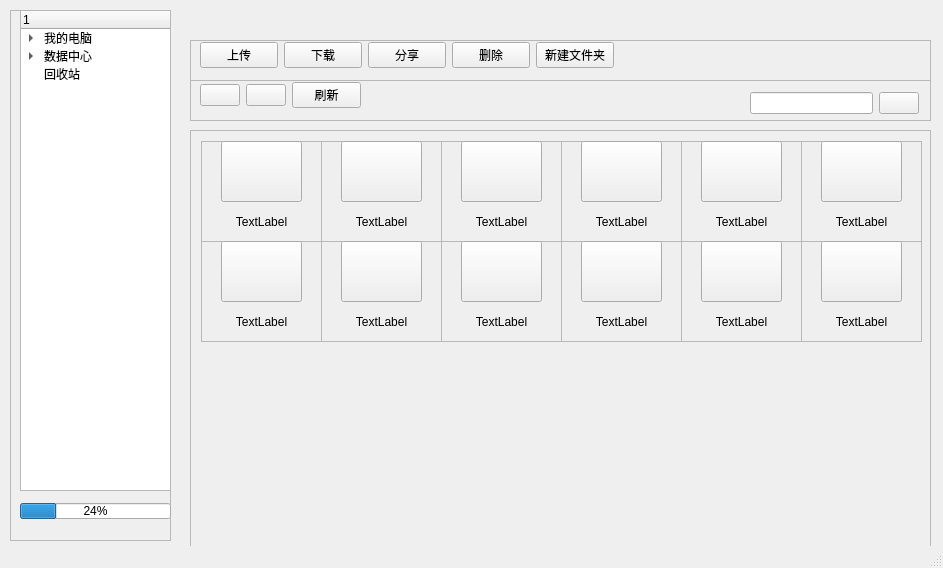
<?xml version="1.0" encoding="UTF-8"?>
<ui version="4.0">
 <class>MainWindow</class>
 <widget class="QMainWindow" name="MainWindow">
  <property name="geometry">
   <rect>
    <x>0</x>
    <y>0</y>
    <width>943</width>
    <height>568</height>
   </rect>
  </property>
  <property name="contextMenuPolicy">
   <enum>Qt::NoContextMenu</enum>
  </property>
  <property name="windowTitle">
   <string>MainWindow</string>
  </property>
  <property name="layoutDirection">
   <enum>Qt::LeftToRight</enum>
  </property>
  <property name="autoFillBackground">
   <bool>false</bool>
  </property>
  <widget class="QWidget" name="centralwidget">
   <widget class="QFrame" name="frame">
    <property name="geometry">
     <rect>
      <x>10</x>
      <y>10</y>
      <width>161</width>
      <height>531</height>
     </rect>
    </property>
    <property name="autoFillBackground">
     <bool>true</bool>
    </property>
    <property name="frameShape">
     <enum>QFrame::StyledPanel</enum>
    </property>
    <property name="frameShadow">
     <enum>QFrame::Raised</enum>
    </property>
    <widget class="QTreeWidget" name="treeWidget">
     <property name="geometry">
      <rect>
       <x>10</x>
       <y>0</y>
       <width>151</width>
       <height>481</height>
      </rect>
     </property>
     <column>
      <property name="text">
       <string/>
      </property>
     </column>
     <item>
      <property name="text">
       <string>我的电脑</string>
      </property>
      <property name="icon">
       <iconset>
        <normaloff>C:/Users/Administrator/Desktop/矢量图/电脑.png</normaloff>C:/Users/Administrator/Desktop/矢量图/电脑.png</iconset>
      </property>
      <item>
       <property name="text">
        <string>C盘</string>
       </property>
      </item>
      <item>
       <property name="text">
        <string>D盘</string>
       </property>
      </item>
      <item>
       <property name="text">
        <string>E盘</string>
       </property>
      </item>
     </item>
     <item>
      <property name="text">
       <string>数据中心</string>
      </property>
      <property name="icon">
       <iconset>
        <normaloff>C:/Users/Administrator/Desktop/矢量图/文档.png</normaloff>C:/Users/Administrator/Desktop/矢量图/文档.png</iconset>
      </property>
      <item>
       <property name="text">
        <string>图片</string>
       </property>
      </item>
      <item>
       <property name="text">
        <string>视频</string>
       </property>
      </item>
      <item>
       <property name="text">
        <string>音乐</string>
       </property>
      </item>
     </item>
     <item>
      <property name="text">
       <string>回收站</string>
      </property>
      <property name="icon">
       <iconset>
        <normaloff>C:/Users/Administrator/Desktop/矢量图/删除.png</normaloff>C:/Users/Administrator/Desktop/矢量图/删除.png</iconset>
      </property>
     </item>
    </widget>
    <widget class="QProgressBar" name="progressBar">
     <property name="geometry">
      <rect>
       <x>10</x>
       <y>493</y>
       <width>151</width>
       <height>16</height>
      </rect>
     </property>
     <property name="value">
      <number>24</number>
     </property>
    </widget>
   </widget>
   <widget class="QFrame" name="frame_2">
    <property name="geometry">
     <rect>
      <x>190</x>
      <y>40</y>
      <width>741</width>
      <height>41</height>
     </rect>
    </property>
    <property name="autoFillBackground">
     <bool>true</bool>
    </property>
    <property name="frameShape">
     <enum>QFrame::StyledPanel</enum>
    </property>
    <property name="frameShadow">
     <enum>QFrame::Raised</enum>
    </property>
    <widget class="QWidget" name="horizontalLayoutWidget">
     <property name="geometry">
      <rect>
       <x>10</x>
       <y>0</y>
       <width>414</width>
       <height>31</height>
      </rect>
     </property>
     <layout class="QHBoxLayout" name="horizontalLayout">
      <item>
       <widget class="QPushButton" name="pushButton_2">
        <property name="autoFillBackground">
         <bool>false</bool>
        </property>
        <property name="text">
         <string>上传</string>
        </property>
        <property name="icon">
         <iconset>
          <normaloff>C:/Users/Administrator/Desktop/矢量图/上传.png</normaloff>C:/Users/Administrator/Desktop/矢量图/上传.png</iconset>
        </property>
       </widget>
      </item>
      <item>
       <widget class="QPushButton" name="pushButton">
        <property name="text">
         <string>下载</string>
        </property>
        <property name="icon">
         <iconset>
          <normaloff>C:/Users/Administrator/Desktop/矢量图/下载.png</normaloff>C:/Users/Administrator/Desktop/矢量图/下载.png</iconset>
        </property>
       </widget>
      </item>
      <item>
       <widget class="QPushButton" name="pushButton_4">
        <property name="text">
         <string>分享</string>
        </property>
        <property name="icon">
         <iconset>
          <normaloff>C:/Users/Administrator/Desktop/矢量图/分享.png</normaloff>C:/Users/Administrator/Desktop/矢量图/分享.png</iconset>
        </property>
       </widget>
      </item>
      <item>
       <widget class="QPushButton" name="pushButton_3">
        <property name="text">
         <string>删除</string>
        </property>
        <property name="icon">
         <iconset>
          <normaloff>C:/Users/Administrator/Desktop/矢量图/删除.png</normaloff>C:/Users/Administrator/Desktop/矢量图/删除.png</iconset>
        </property>
       </widget>
      </item>
      <item>
       <widget class="QPushButton" name="pushButton_5">
        <property name="text">
         <string>新建文件夹</string>
        </property>
        <property name="icon">
         <iconset>
          <normaloff>C:/Users/Administrator/Desktop/矢量图/网盘-新建文件夹.png</normaloff>C:/Users/Administrator/Desktop/矢量图/网盘-新建文件夹.png</iconset>
        </property>
       </widget>
      </item>
     </layout>
    </widget>
   </widget>
   <widget class="QFrame" name="frame_3">
    <property name="geometry">
     <rect>
      <x>190</x>
      <y>80</y>
      <width>741</width>
      <height>41</height>
     </rect>
    </property>
    <property name="autoFillBackground">
     <bool>true</bool>
    </property>
    <property name="frameShape">
     <enum>QFrame::StyledPanel</enum>
    </property>
    <property name="frameShadow">
     <enum>QFrame::Raised</enum>
    </property>
    <widget class="QWidget" name="horizontalLayoutWidget_2">
     <property name="geometry">
      <rect>
       <x>10</x>
       <y>0</y>
       <width>161</width>
       <height>31</height>
      </rect>
     </property>
     <layout class="QHBoxLayout" name="horizontalLayout_2">
      <item>
       <widget class="QPushButton" name="pushButton_8">
        <property name="text">
         <string/>
        </property>
        <property name="icon">
         <iconset>
          <normaloff>C:/Users/Administrator/Desktop/矢量图/left.png</normaloff>C:/Users/Administrator/Desktop/矢量图/left.png</iconset>
        </property>
       </widget>
      </item>
      <item>
       <widget class="QPushButton" name="pushButton_7">
        <property name="text">
         <string/>
        </property>
        <property name="icon">
         <iconset>
          <normaloff>C:/Users/Administrator/Desktop/矢量图/right.png</normaloff>C:/Users/Administrator/Desktop/矢量图/right.png</iconset>
        </property>
       </widget>
      </item>
      <item>
       <widget class="QPushButton" name="pushButton_6">
        <property name="text">
         <string>刷新</string>
        </property>
        <property name="icon">
         <iconset>
          <normaloff>C:/Users/Administrator/Desktop/矢量图/刷新.png</normaloff>C:/Users/Administrator/Desktop/矢量图/刷新.png</iconset>
        </property>
       </widget>
      </item>
     </layout>
    </widget>
    <widget class="QWidget" name="layoutWidget">
     <property name="geometry">
      <rect>
       <x>560</x>
       <y>10</y>
       <width>169</width>
       <height>26</height>
      </rect>
     </property>
     <layout class="QHBoxLayout" name="horizontalLayout_3">
      <item>
       <widget class="QLineEdit" name="lineEdit"/>
      </item>
      <item>
       <widget class="QPushButton" name="pushButton_9">
        <property name="text">
         <string/>
        </property>
        <property name="icon">
         <iconset>
          <normaloff>C:/Users/Administrator/Desktop/矢量图/搜索.png</normaloff>C:/Users/Administrator/Desktop/矢量图/搜索.png</iconset>
        </property>
       </widget>
      </item>
     </layout>
    </widget>
   </widget>
   <widget class="QScrollArea" name="scrollArea">
    <property name="geometry">
     <rect>
      <x>190</x>
      <y>130</y>
      <width>741</width>
      <height>2000</height>
     </rect>
    </property>
    <property name="minimumSize">
     <size>
      <width>250</width>
      <height>2000</height>
     </size>
    </property>
    <property name="layoutDirection">
     <enum>Qt::LeftToRight</enum>
    </property>
    <property name="widgetResizable">
     <bool>true</bool>
    </property>
    <widget class="QWidget" name="scrollAreaWidgetContents">
     <property name="geometry">
      <rect>
       <x>0</x>
       <y>0</y>
       <width>739</width>
       <height>1998</height>
      </rect>
     </property>
     <widget class="QFrame" name="frame_4">
      <property name="geometry">
       <rect>
        <x>10</x>
        <y>10</y>
        <width>121</width>
        <height>101</height>
       </rect>
      </property>
      <property name="frameShape">
       <enum>QFrame::StyledPanel</enum>
      </property>
      <property name="frameShadow">
       <enum>QFrame::Raised</enum>
      </property>
      <widget class="QPushButton" name="pushButton_10">
       <property name="geometry">
        <rect>
         <x>20</x>
         <y>0</y>
         <width>81</width>
         <height>61</height>
        </rect>
       </property>
       <property name="layoutDirection">
        <enum>Qt::LeftToRight</enum>
       </property>
       <property name="text">
        <string/>
       </property>
       <property name="icon">
        <iconset>
         <normaloff>C:/Users/Administrator/Desktop/矢量图/文件夹.png</normaloff>C:/Users/Administrator/Desktop/矢量图/文件夹.png</iconset>
       </property>
       <property name="iconSize">
        <size>
         <width>64</width>
         <height>64</height>
        </size>
       </property>
      </widget>
      <widget class="QWidget" name="verticalLayoutWidget">
       <property name="geometry">
        <rect>
         <x>0</x>
         <y>60</y>
         <width>121</width>
         <height>41</height>
        </rect>
       </property>
       <layout class="QVBoxLayout" name="verticalLayout">
        <item>
         <widget class="QLabel" name="label">
          <property name="text">
           <string>TextLabel</string>
          </property>
          <property name="alignment">
           <set>Qt::AlignCenter</set>
          </property>
         </widget>
        </item>
       </layout>
      </widget>
     </widget>
     <widget class="QFrame" name="frame_5">
      <property name="geometry">
       <rect>
        <x>610</x>
        <y>10</y>
        <width>121</width>
        <height>101</height>
       </rect>
      </property>
      <property name="frameShape">
       <enum>QFrame::StyledPanel</enum>
      </property>
      <property name="frameShadow">
       <enum>QFrame::Raised</enum>
      </property>
      <widget class="QPushButton" name="pushButton_20">
       <property name="geometry">
        <rect>
         <x>20</x>
         <y>0</y>
         <width>81</width>
         <height>61</height>
        </rect>
       </property>
       <property name="layoutDirection">
        <enum>Qt::LeftToRight</enum>
       </property>
       <property name="text">
        <string/>
       </property>
       <property name="icon">
        <iconset>
         <normaloff>C:/Users/Administrator/Desktop/矢量图/文件夹.png</normaloff>C:/Users/Administrator/Desktop/矢量图/文件夹.png</iconset>
       </property>
       <property name="iconSize">
        <size>
         <width>64</width>
         <height>64</height>
        </size>
       </property>
      </widget>
      <widget class="QWidget" name="verticalLayoutWidget_11">
       <property name="geometry">
        <rect>
         <x>0</x>
         <y>60</y>
         <width>121</width>
         <height>41</height>
        </rect>
       </property>
       <layout class="QVBoxLayout" name="verticalLayout_11">
        <item>
         <widget class="QLabel" name="label_11">
          <property name="text">
           <string>TextLabel</string>
          </property>
          <property name="alignment">
           <set>Qt::AlignCenter</set>
          </property>
         </widget>
        </item>
       </layout>
      </widget>
     </widget>
     <widget class="QFrame" name="frame_7">
      <property name="geometry">
       <rect>
        <x>490</x>
        <y>10</y>
        <width>121</width>
        <height>101</height>
       </rect>
      </property>
      <property name="frameShape">
       <enum>QFrame::StyledPanel</enum>
      </property>
      <property name="frameShadow">
       <enum>QFrame::Raised</enum>
      </property>
      <widget class="QPushButton" name="pushButton_22">
       <property name="geometry">
        <rect>
         <x>20</x>
         <y>0</y>
         <width>81</width>
         <height>61</height>
        </rect>
       </property>
       <property name="layoutDirection">
        <enum>Qt::LeftToRight</enum>
       </property>
       <property name="text">
        <string/>
       </property>
       <property name="icon">
        <iconset>
         <normaloff>C:/Users/Administrator/Desktop/矢量图/文件夹.png</normaloff>C:/Users/Administrator/Desktop/矢量图/文件夹.png</iconset>
       </property>
       <property name="iconSize">
        <size>
         <width>64</width>
         <height>64</height>
        </size>
       </property>
      </widget>
      <widget class="QWidget" name="verticalLayoutWidget_13">
       <property name="geometry">
        <rect>
         <x>0</x>
         <y>60</y>
         <width>121</width>
         <height>41</height>
        </rect>
       </property>
       <layout class="QVBoxLayout" name="verticalLayout_13">
        <item>
         <widget class="QLabel" name="label_13">
          <property name="text">
           <string>TextLabel</string>
          </property>
          <property name="alignment">
           <set>Qt::AlignCenter</set>
          </property>
         </widget>
        </item>
       </layout>
      </widget>
     </widget>
     <widget class="QFrame" name="frame_8">
      <property name="geometry">
       <rect>
        <x>130</x>
        <y>10</y>
        <width>121</width>
        <height>101</height>
       </rect>
      </property>
      <property name="frameShape">
       <enum>QFrame::StyledPanel</enum>
      </property>
      <property name="frameShadow">
       <enum>QFrame::Raised</enum>
      </property>
      <widget class="QPushButton" name="pushButton_26">
       <property name="geometry">
        <rect>
         <x>20</x>
         <y>0</y>
         <width>81</width>
         <height>61</height>
        </rect>
       </property>
       <property name="layoutDirection">
        <enum>Qt::LeftToRight</enum>
       </property>
       <property name="text">
        <string/>
       </property>
       <property name="icon">
        <iconset>
         <normaloff>C:/Users/Administrator/Desktop/矢量图/文件夹.png</normaloff>C:/Users/Administrator/Desktop/矢量图/文件夹.png</iconset>
       </property>
       <property name="iconSize">
        <size>
         <width>64</width>
         <height>64</height>
        </size>
       </property>
      </widget>
      <widget class="QWidget" name="verticalLayoutWidget_17">
       <property name="geometry">
        <rect>
         <x>0</x>
         <y>60</y>
         <width>121</width>
         <height>41</height>
        </rect>
       </property>
       <layout class="QVBoxLayout" name="verticalLayout_17">
        <item>
         <widget class="QLabel" name="label_17">
          <property name="text">
           <string>TextLabel</string>
          </property>
          <property name="alignment">
           <set>Qt::AlignCenter</set>
          </property>
         </widget>
        </item>
       </layout>
      </widget>
     </widget>
     <widget class="QFrame" name="frame_9">
      <property name="geometry">
       <rect>
        <x>370</x>
        <y>10</y>
        <width>121</width>
        <height>101</height>
       </rect>
      </property>
      <property name="frameShape">
       <enum>QFrame::StyledPanel</enum>
      </property>
      <property name="frameShadow">
       <enum>QFrame::Raised</enum>
      </property>
      <widget class="QPushButton" name="pushButton_27">
       <property name="geometry">
        <rect>
         <x>20</x>
         <y>0</y>
         <width>81</width>
         <height>61</height>
        </rect>
       </property>
       <property name="layoutDirection">
        <enum>Qt::LeftToRight</enum>
       </property>
       <property name="text">
        <string/>
       </property>
       <property name="icon">
        <iconset>
         <normaloff>C:/Users/Administrator/Desktop/矢量图/文件夹.png</normaloff>C:/Users/Administrator/Desktop/矢量图/文件夹.png</iconset>
       </property>
       <property name="iconSize">
        <size>
         <width>64</width>
         <height>64</height>
        </size>
       </property>
      </widget>
      <widget class="QWidget" name="verticalLayoutWidget_18">
       <property name="geometry">
        <rect>
         <x>0</x>
         <y>60</y>
         <width>121</width>
         <height>41</height>
        </rect>
       </property>
       <layout class="QVBoxLayout" name="verticalLayout_18">
        <item>
         <widget class="QLabel" name="label_18">
          <property name="text">
           <string>TextLabel</string>
          </property>
          <property name="alignment">
           <set>Qt::AlignCenter</set>
          </property>
         </widget>
        </item>
       </layout>
      </widget>
     </widget>
     <widget class="QFrame" name="frame_6">
      <property name="geometry">
       <rect>
        <x>250</x>
        <y>10</y>
        <width>121</width>
        <height>101</height>
       </rect>
      </property>
      <property name="frameShape">
       <enum>QFrame::StyledPanel</enum>
      </property>
      <property name="frameShadow">
       <enum>QFrame::Raised</enum>
      </property>
      <widget class="QPushButton" name="pushButton_21">
       <property name="geometry">
        <rect>
         <x>20</x>
         <y>0</y>
         <width>81</width>
         <height>61</height>
        </rect>
       </property>
       <property name="layoutDirection">
        <enum>Qt::LeftToRight</enum>
       </property>
       <property name="text">
        <string/>
       </property>
       <property name="icon">
        <iconset>
         <normaloff>C:/Users/Administrator/Desktop/矢量图/文件夹.png</normaloff>C:/Users/Administrator/Desktop/矢量图/文件夹.png</iconset>
       </property>
       <property name="iconSize">
        <size>
         <width>64</width>
         <height>64</height>
        </size>
       </property>
      </widget>
      <widget class="QWidget" name="verticalLayoutWidget_12">
       <property name="geometry">
        <rect>
         <x>0</x>
         <y>60</y>
         <width>121</width>
         <height>41</height>
        </rect>
       </property>
       <layout class="QVBoxLayout" name="verticalLayout_12">
        <item>
         <widget class="QLabel" name="label_12">
          <property name="text">
           <string>TextLabel</string>
          </property>
          <property name="alignment">
           <set>Qt::AlignCenter</set>
          </property>
         </widget>
        </item>
       </layout>
      </widget>
     </widget>
     <widget class="QFrame" name="frame_10">
      <property name="geometry">
       <rect>
        <x>10</x>
        <y>110</y>
        <width>121</width>
        <height>101</height>
       </rect>
      </property>
      <property name="frameShape">
       <enum>QFrame::StyledPanel</enum>
      </property>
      <property name="frameShadow">
       <enum>QFrame::Raised</enum>
      </property>
      <widget class="QPushButton" name="pushButton_28">
       <property name="geometry">
        <rect>
         <x>20</x>
         <y>0</y>
         <width>81</width>
         <height>61</height>
        </rect>
       </property>
       <property name="layoutDirection">
        <enum>Qt::LeftToRight</enum>
       </property>
       <property name="text">
        <string/>
       </property>
       <property name="icon">
        <iconset>
         <normaloff>C:/Users/Administrator/Desktop/矢量图/文件夹.png</normaloff>C:/Users/Administrator/Desktop/矢量图/文件夹.png</iconset>
       </property>
       <property name="iconSize">
        <size>
         <width>64</width>
         <height>64</height>
        </size>
       </property>
      </widget>
      <widget class="QWidget" name="verticalLayoutWidget_19">
       <property name="geometry">
        <rect>
         <x>0</x>
         <y>60</y>
         <width>121</width>
         <height>41</height>
        </rect>
       </property>
       <layout class="QVBoxLayout" name="verticalLayout_19">
        <item>
         <widget class="QLabel" name="label_19">
          <property name="text">
           <string>TextLabel</string>
          </property>
          <property name="alignment">
           <set>Qt::AlignCenter</set>
          </property>
         </widget>
        </item>
       </layout>
      </widget>
     </widget>
     <widget class="QFrame" name="frame_11">
      <property name="geometry">
       <rect>
        <x>130</x>
        <y>110</y>
        <width>121</width>
        <height>101</height>
       </rect>
      </property>
      <property name="frameShape">
       <enum>QFrame::StyledPanel</enum>
      </property>
      <property name="frameShadow">
       <enum>QFrame::Raised</enum>
      </property>
      <widget class="QPushButton" name="pushButton_29">
       <property name="geometry">
        <rect>
         <x>20</x>
         <y>0</y>
         <width>81</width>
         <height>61</height>
        </rect>
       </property>
       <property name="layoutDirection">
        <enum>Qt::LeftToRight</enum>
       </property>
       <property name="text">
        <string/>
       </property>
       <property name="icon">
        <iconset>
         <normaloff>C:/Users/Administrator/Desktop/矢量图/文件夹.png</normaloff>C:/Users/Administrator/Desktop/矢量图/文件夹.png</iconset>
       </property>
       <property name="iconSize">
        <size>
         <width>64</width>
         <height>64</height>
        </size>
       </property>
      </widget>
      <widget class="QWidget" name="verticalLayoutWidget_20">
       <property name="geometry">
        <rect>
         <x>0</x>
         <y>60</y>
         <width>121</width>
         <height>41</height>
        </rect>
       </property>
       <layout class="QVBoxLayout" name="verticalLayout_20">
        <item>
         <widget class="QLabel" name="label_20">
          <property name="text">
           <string>TextLabel</string>
          </property>
          <property name="alignment">
           <set>Qt::AlignCenter</set>
          </property>
         </widget>
        </item>
       </layout>
      </widget>
     </widget>
     <widget class="QFrame" name="frame_12">
      <property name="geometry">
       <rect>
        <x>250</x>
        <y>110</y>
        <width>121</width>
        <height>101</height>
       </rect>
      </property>
      <property name="frameShape">
       <enum>QFrame::StyledPanel</enum>
      </property>
      <property name="frameShadow">
       <enum>QFrame::Raised</enum>
      </property>
      <widget class="QPushButton" name="pushButton_30">
       <property name="geometry">
        <rect>
         <x>20</x>
         <y>0</y>
         <width>81</width>
         <height>61</height>
        </rect>
       </property>
       <property name="layoutDirection">
        <enum>Qt::LeftToRight</enum>
       </property>
       <property name="text">
        <string/>
       </property>
       <property name="icon">
        <iconset>
         <normaloff>C:/Users/Administrator/Desktop/矢量图/文件夹.png</normaloff>C:/Users/Administrator/Desktop/矢量图/文件夹.png</iconset>
       </property>
       <property name="iconSize">
        <size>
         <width>64</width>
         <height>64</height>
        </size>
       </property>
      </widget>
      <widget class="QWidget" name="verticalLayoutWidget_21">
       <property name="geometry">
        <rect>
         <x>0</x>
         <y>60</y>
         <width>121</width>
         <height>41</height>
        </rect>
       </property>
       <layout class="QVBoxLayout" name="verticalLayout_21">
        <item>
         <widget class="QLabel" name="label_21">
          <property name="text">
           <string>TextLabel</string>
          </property>
          <property name="alignment">
           <set>Qt::AlignCenter</set>
          </property>
         </widget>
        </item>
       </layout>
      </widget>
     </widget>
     <widget class="QFrame" name="frame_13">
      <property name="geometry">
       <rect>
        <x>610</x>
        <y>110</y>
        <width>121</width>
        <height>101</height>
       </rect>
      </property>
      <property name="frameShape">
       <enum>QFrame::StyledPanel</enum>
      </property>
      <property name="frameShadow">
       <enum>QFrame::Raised</enum>
      </property>
      <widget class="QPushButton" name="pushButton_31">
       <property name="geometry">
        <rect>
         <x>20</x>
         <y>0</y>
         <width>81</width>
         <height>61</height>
        </rect>
       </property>
       <property name="layoutDirection">
        <enum>Qt::LeftToRight</enum>
       </property>
       <property name="text">
        <string/>
       </property>
       <property name="icon">
        <iconset>
         <normaloff>C:/Users/Administrator/Desktop/矢量图/文件夹.png</normaloff>C:/Users/Administrator/Desktop/矢量图/文件夹.png</iconset>
       </property>
       <property name="iconSize">
        <size>
         <width>64</width>
         <height>64</height>
        </size>
       </property>
      </widget>
      <widget class="QWidget" name="verticalLayoutWidget_22">
       <property name="geometry">
        <rect>
         <x>0</x>
         <y>60</y>
         <width>121</width>
         <height>41</height>
        </rect>
       </property>
       <layout class="QVBoxLayout" name="verticalLayout_22">
        <item>
         <widget class="QLabel" name="label_22">
          <property name="text">
           <string>TextLabel</string>
          </property>
          <property name="alignment">
           <set>Qt::AlignCenter</set>
          </property>
         </widget>
        </item>
       </layout>
      </widget>
     </widget>
     <widget class="QFrame" name="frame_14">
      <property name="geometry">
       <rect>
        <x>370</x>
        <y>110</y>
        <width>121</width>
        <height>101</height>
       </rect>
      </property>
      <property name="frameShape">
       <enum>QFrame::StyledPanel</enum>
      </property>
      <property name="frameShadow">
       <enum>QFrame::Raised</enum>
      </property>
      <widget class="QPushButton" name="pushButton_32">
       <property name="geometry">
        <rect>
         <x>20</x>
         <y>0</y>
         <width>81</width>
         <height>61</height>
        </rect>
       </property>
       <property name="layoutDirection">
        <enum>Qt::LeftToRight</enum>
       </property>
       <property name="text">
        <string/>
       </property>
       <property name="icon">
        <iconset>
         <normaloff>C:/Users/Administrator/Desktop/矢量图/文件夹.png</normaloff>C:/Users/Administrator/Desktop/矢量图/文件夹.png</iconset>
       </property>
       <property name="iconSize">
        <size>
         <width>64</width>
         <height>64</height>
        </size>
       </property>
      </widget>
      <widget class="QWidget" name="verticalLayoutWidget_23">
       <property name="geometry">
        <rect>
         <x>0</x>
         <y>60</y>
         <width>121</width>
         <height>41</height>
        </rect>
       </property>
       <layout class="QVBoxLayout" name="verticalLayout_23">
        <item>
         <widget class="QLabel" name="label_23">
          <property name="text">
           <string>TextLabel</string>
          </property>
          <property name="alignment">
           <set>Qt::AlignCenter</set>
          </property>
         </widget>
        </item>
       </layout>
      </widget>
     </widget>
     <widget class="QFrame" name="frame_15">
      <property name="geometry">
       <rect>
        <x>490</x>
        <y>110</y>
        <width>121</width>
        <height>101</height>
       </rect>
      </property>
      <property name="frameShape">
       <enum>QFrame::StyledPanel</enum>
      </property>
      <property name="frameShadow">
       <enum>QFrame::Raised</enum>
      </property>
      <widget class="QPushButton" name="pushButton_33">
       <property name="geometry">
        <rect>
         <x>20</x>
         <y>0</y>
         <width>81</width>
         <height>61</height>
        </rect>
       </property>
       <property name="layoutDirection">
        <enum>Qt::LeftToRight</enum>
       </property>
       <property name="text">
        <string/>
       </property>
       <property name="icon">
        <iconset>
         <normaloff>C:/Users/Administrator/Desktop/矢量图/文件夹.png</normaloff>C:/Users/Administrator/Desktop/矢量图/文件夹.png</iconset>
       </property>
       <property name="iconSize">
        <size>
         <width>64</width>
         <height>64</height>
        </size>
       </property>
      </widget>
      <widget class="QWidget" name="verticalLayoutWidget_24">
       <property name="geometry">
        <rect>
         <x>0</x>
         <y>60</y>
         <width>121</width>
         <height>41</height>
        </rect>
       </property>
       <layout class="QVBoxLayout" name="verticalLayout_24">
        <item>
         <widget class="QLabel" name="label_24">
          <property name="text">
           <string>TextLabel</string>
          </property>
          <property name="alignment">
           <set>Qt::AlignCenter</set>
          </property>
         </widget>
        </item>
       </layout>
      </widget>
     </widget>
    </widget>
   </widget>
  </widget>
  <widget class="QStatusBar" name="statusbar"/>
 </widget>
 <resources/>
 <connections>
  <connection>
   <sender>pushButton_2</sender>
   <signal>clicked()</signal>
   <receiver>MainWindow</receiver>
   <slot>upload()</slot>
   <hints>
    <hint type="sourcelabel">
     <x>237</x>
     <y>56</y>
    </hint>
    <hint type="destinationlabel">
     <x>245</x>
     <y>5</y>
    </hint>
   </hints>
  </connection>
  <connection>
   <sender>pushButton</sender>
   <signal>clicked()</signal>
   <receiver>MainWindow</receiver>
   <slot>download()</slot>
   <hints>
    <hint type="sourcelabel">
     <x>332</x>
     <y>46</y>
    </hint>
    <hint type="destinationlabel">
     <x>335</x>
     <y>10</y>
    </hint>
   </hints>
  </connection>
  <connection>
   <sender>pushButton_4</sender>
   <signal>clicked()</signal>
   <receiver>MainWindow</receiver>
   <slot>share()</slot>
   <hints>
    <hint type="sourcelabel">
     <x>410</x>
     <y>44</y>
    </hint>
    <hint type="destinationlabel">
     <x>427</x>
     <y>15</y>
    </hint>
   </hints>
  </connection>
  <connection>
   <sender>pushButton_3</sender>
   <signal>clicked()</signal>
   <receiver>MainWindow</receiver>
   <slot>delete()</slot>
   <hints>
    <hint type="sourcelabel">
     <x>492</x>
     <y>50</y>
    </hint>
    <hint type="destinationlabel">
     <x>500</x>
     <y>19</y>
    </hint>
   </hints>
  </connection>
  <connection>
   <sender>pushButton_5</sender>
   <signal>clicked()</signal>
   <receiver>MainWindow</receiver>
   <slot>newfile()</slot>
   <hints>
    <hint type="sourcelabel">
     <x>596</x>
     <y>51</y>
    </hint>
    <hint type="destinationlabel">
     <x>606</x>
     <y>11</y>
    </hint>
   </hints>
  </connection>
  <connection>
   <sender>pushButton_9</sender>
   <signal>clicked()</signal>
   <receiver>MainWindow</receiver>
   <slot>searchfile()</slot>
   <hints>
    <hint type="sourcelabel">
     <x>896</x>
     <y>99</y>
    </hint>
    <hint type="destinationlabel">
     <x>898</x>
     <y>79</y>
    </hint>
   </hints>
  </connection>
  <connection>
   <sender>pushButton_10</sender>
   <signal>pressed()</signal>
   <receiver>MainWindow</receiver>
   <slot>selectfile()</slot>
   <hints>
    <hint type="sourcelabel">
     <x>272</x>
     <y>144</y>
    </hint>
    <hint type="destinationlabel">
     <x>322</x>
     <y>122</y>
    </hint>
   </hints>
  </connection>
  <connection>
   <sender>pushButton_8</sender>
   <signal>clicked()</signal>
   <receiver>MainWindow</receiver>
   <slot>forward()</slot>
   <hints>
    <hint type="sourcelabel">
     <x>209</x>
     <y>100</y>
    </hint>
    <hint type="destinationlabel">
     <x>186</x>
     <y>4</y>
    </hint>
   </hints>
  </connection>
  <connection>
   <sender>pushButton_7</sender>
   <signal>clicked()</signal>
   <receiver>MainWindow</receiver>
   <slot>back()</slot>
   <hints>
    <hint type="sourcelabel">
     <x>262</x>
     <y>87</y>
    </hint>
    <hint type="destinationlabel">
     <x>181</x>
     <y>126</y>
    </hint>
   </hints>
  </connection>
 </connections>
 <slots>
  <slot>upload()</slot>
  <slot>download()</slot>
  <slot>share()</slot>
  <slot>delete()</slot>
  <slot>newfile()</slot>
  <slot>searchfile()</slot>
  <slot>selectfile()</slot>
  <slot>forward()</slot>
  <slot>back()</slot>
  <slot>refresh()</slot>
 </slots>
</ui>
